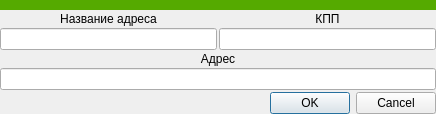
<?xml version="1.0" encoding="UTF-8"?>
<ui version="4.0">
 <class>Dialog</class>
 <widget class="QDialog" name="Dialog">
  <property name="geometry">
   <rect>
    <x>0</x>
    <y>0</y>
    <width>436</width>
    <height>111</height>
   </rect>
  </property>
  <property name="windowTitle">
   <string>Адрес</string>
  </property>
  <layout class="QGridLayout" name="gridLayout">
   <property name="leftMargin">
    <number>0</number>
   </property>
   <property name="topMargin">
    <number>0</number>
   </property>
   <property name="rightMargin">
    <number>0</number>
   </property>
   <property name="bottomMargin">
    <number>0</number>
   </property>
   <property name="spacing">
    <number>2</number>
   </property>
   <item row="3" column="0" colspan="2">
    <widget class="QLabel" name="label_3">
     <property name="text">
      <string>&lt;html&gt;&lt;head/&gt;&lt;body&gt;&lt;p align=&quot;center&quot;&gt;Адрес&lt;/p&gt;&lt;/body&gt;&lt;/html&gt;</string>
     </property>
    </widget>
   </item>
   <item row="2" column="0">
    <widget class="QLineEdit" name="le_name"/>
   </item>
   <item row="4" column="0" colspan="2">
    <widget class="QLineEdit" name="le_adres">
     <property name="text">
      <string/>
     </property>
    </widget>
   </item>
   <item row="6" column="1">
    <widget class="QDialogButtonBox" name="buttonBox">
     <property name="orientation">
      <enum>Qt::Horizontal</enum>
     </property>
     <property name="standardButtons">
      <set>QDialogButtonBox::Cancel|QDialogButtonBox::Ok</set>
     </property>
    </widget>
   </item>
   <item row="1" column="0">
    <widget class="QLabel" name="label">
     <property name="enabled">
      <bool>true</bool>
     </property>
     <property name="text">
      <string>&lt;html&gt;&lt;head/&gt;&lt;body&gt;&lt;p align=&quot;center&quot;&gt; Название адреса&lt;/p&gt;&lt;/body&gt;&lt;/html&gt;</string>
     </property>
    </widget>
   </item>
   <item row="1" column="1">
    <widget class="QLabel" name="label_2">
     <property name="text">
      <string>&lt;html&gt;&lt;head/&gt;&lt;body&gt;&lt;p align=&quot;center&quot;&gt;КПП&lt;/p&gt;&lt;/body&gt;&lt;/html&gt;</string>
     </property>
    </widget>
   </item>
   <item row="2" column="1">
    <widget class="QLineEdit" name="le_kpp"/>
   </item>
   <item row="0" column="0" colspan="2">
    <widget class="QWidget" name="widget" native="true">
     <property name="minimumSize">
      <size>
       <width>0</width>
       <height>10</height>
      </size>
     </property>
     <property name="styleSheet">
      <string notr="true">background-color: rgb(85, 170, 0);</string>
     </property>
    </widget>
   </item>
   <item row="5" column="1">
    <spacer name="verticalSpacer">
     <property name="orientation">
      <enum>Qt::Vertical</enum>
     </property>
     <property name="sizeHint" stdset="0">
      <size>
       <width>20</width>
       <height>40</height>
      </size>
     </property>
    </spacer>
   </item>
  </layout>
 </widget>
 <resources/>
 <connections>
  <connection>
   <sender>buttonBox</sender>
   <signal>accepted()</signal>
   <receiver>Dialog</receiver>
   <slot>accept()</slot>
   <hints>
    <hint type="sourcelabel">
     <x>435</x>
     <y>102</y>
    </hint>
    <hint type="destinationlabel">
     <x>157</x>
     <y>110</y>
    </hint>
   </hints>
  </connection>
  <connection>
   <sender>buttonBox</sender>
   <signal>rejected()</signal>
   <receiver>Dialog</receiver>
   <slot>reject()</slot>
   <hints>
    <hint type="sourcelabel">
     <x>435</x>
     <y>108</y>
    </hint>
    <hint type="destinationlabel">
     <x>286</x>
     <y>110</y>
    </hint>
   </hints>
  </connection>
 </connections>
</ui>
